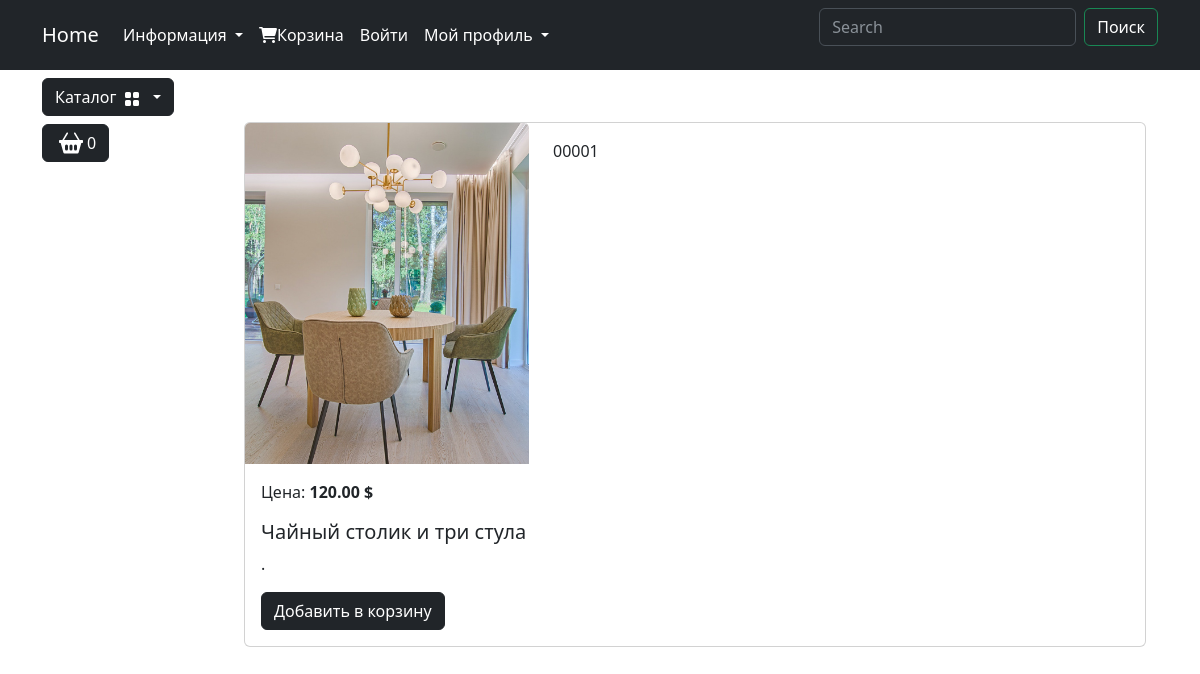
Screenshot of /catalog/product/chajnyj-stolik-i-tri-stula/ with the database file from the repository.
### goods/models.py (models this page shows, shortened)
class Products(models.Model):
    name = models.CharField("Назва", max_length=100, unique=True)
    slug = models.SlugField('url', max_length=150, unique=True, blank=True, null=True)
    description= models.TextField("Опис",blank=True, null=True)
    image = models.ImageField('Зображення' ,upload_to='goods_images',blank=True, null=True)
    price = models.DecimalField('Ціна',default=0.00, max_digits=7, decimal_places=2)
    discount = models.DecimalField('Знижка',default=0.00, max_digits=4, decimal_places=2)
    quantity = models.PositiveIntegerField('Кількість',default=0)
    category = models.ForeignKey(to=Categories,on_delete=models.PROTECT,verbose_name='Категорія')
    class Meta:
        db_table: str = "product"
        verbose_name= "Продукт"
        verbose_name_plural= "Продукти"
        ordering = ('id',)
    def display_id(self): #Це ID товару записано
        return f' {self.id:05}'
    def sell_price(self): #Це знижка
        if self.discount:
            return round (self.price - self.price * self.discount/100,2)
        return self.price

### goods/views.py (the view)
# urls.py: path('product/<slug:product_slug>/', views.product,name='product'), #А тут вже передаємо ім'я продукту транслітом
def product(request, product_slug):
 product_item = Products.objects.get(slug=product_slug)
 context = {
  'product': product_item
 }
 return render(request, 'goods/product.html', context)

### goods/templatetags/goods_tags.py (called while the page is built)
@register.simple_tag() #Реєстрація для того щоб я міг взаємодіяти з функцією де завгодно
def tag_categories(): #Функція повертає каталог коли ми у якомусь розділі
    return Categories.objects.all()

### goods/templates/goods/product.html (shortened to what this page needs)
{% extends 'main/base.html' %}
{% load static %}
{% block content  %}
<div class="container mt-5">
                        <div class="card mb-4 custom-shadow">
                            <div class="row">
                                <div class="col-md-4">
                                    <img src="{{product.image.url}}" class="card-img-top" alt="..."
                                        class="img-thumbnail" data-bs-toggle="modal" data-bs-target="#imageModal1">
                                </div>
                                <div class="col-md-4 ">
                                    <p class="product_id mt-3">{{ product.display_id }}</p>
                                </div>
                            </div>
                            <div class="card-body">
                                <p class="card-text">Цена: <strong>{{product.sell_price}} $</strong></p>
                                <h5 class="card-title">{{ product.name }}</h5>
                                <p class="card-text">{{ product.discription }}.</p>
                                <a href="#" class="btn btn-dark add-to-cart">Добавить в корзину</a>
                            </div>
                        </div>
                    </div>
                </div>
{% endblock %}

### rows the page displays
Products: image (picture), display_id "00001", sell_price "120.00", name "Чайный столик и три стула"
